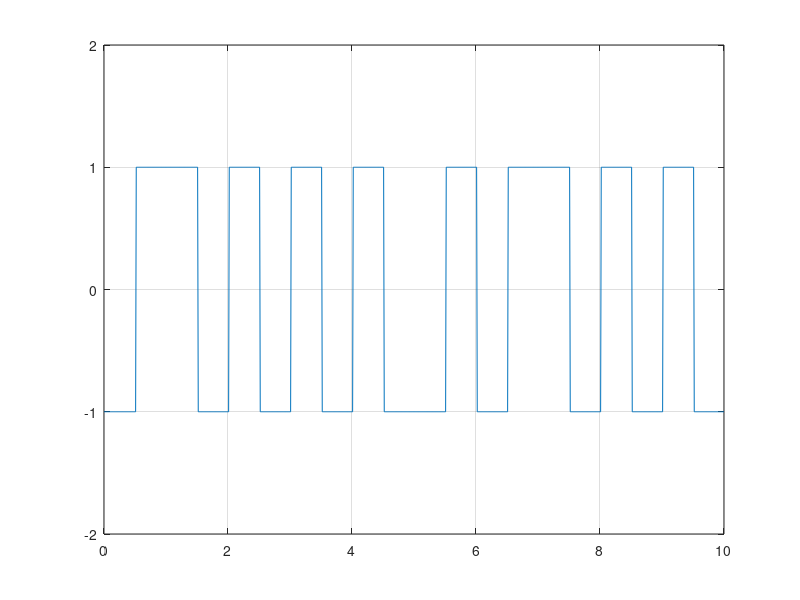

This figure's MATLAB source:
%Manchester polar coding
clc;
clear all;
close all;
N=10;
n=randi([0 1],1,N)
%Binary to bipolar conversion
nnn=[];
for m=1:N
    if n(m)==0;
        nn=[-1 1];
    else
        nn=[1 -1];
    end
        nnn=[nnn nn];
end
%Pulse shaping
i=1;
l=0.5;
t=0:0.01:length(n);
for j=1:length(t)
    if t(j)<=l
        y(j)=nnn(i);
    else
        y(j)=nnn(i);
        i=i+1;
        l=l+0.5;
    end
end
plot(t,y);
grid on;
axis([0 N -2 2]);